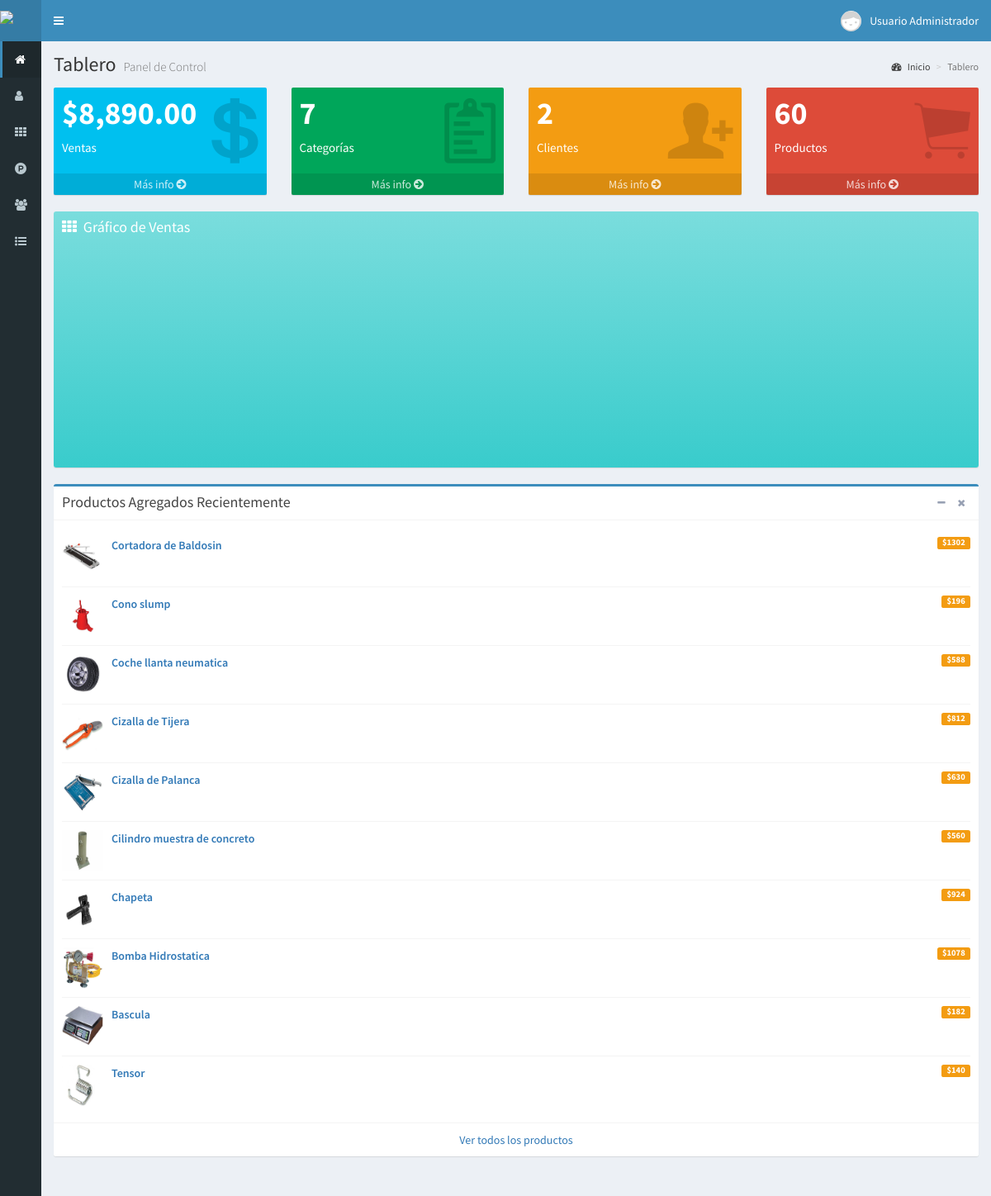
The app's page / (signed in) with its own data.
### tables this page shows
CREATE TABLE `productos` (
  `id` int(11) NOT NULL,
  `id_categoria` int(11) NOT NULL,
  `codigo` text NOT NULL,
  `descripcion` text NOT NULL,
  `imagen` text NOT NULL,
  `stock` int(11) NOT NULL,
  `precio_compra` float NOT NULL,
  `precio_venta` float NOT NULL,
  `ventas` int(11) NOT NULL,
  `fecha` timestamp NOT NULL DEFAULT current_timestamp() ON UPDATE current_timestamp()
);

### controladores/plantilla.controlador.php (called while the page is built)
<?php
class ControladorPlantilla{
	static public function ctrPlantilla(){
		include "vistas/plantilla.php";
	}
}

### index.php (called while the page is built, shortened)
<?php
require_once "controladores/plantilla.controlador.php";
require_once "controladores/usuarios.controlador.php";
require_once "controladores/categorias.controlador.php";
require_once "controladores/productos.controlador.php";
require_once "controladores/clientes.controlador.php";
require_once "controladores/ventas.controlador.php";
require_once "modelos/categorias.modelo.php";
require_once "modelos/productos.modelo.php";
require_once "modelos/clientes.modelo.php";
require_once "modelos/ventas.modelo.php";
$plantilla = new ControladorPlantilla();
$plantilla -> ctrPlantilla();

### controladores/ventas.controlador.php (called while the page is built, shortened)
<?php
class ControladorVentas{
	public function ctrSumaTotalVentas(){
		$tabla = "ventas";
		$respuesta = ModeloVentas::mdlSumaTotalVentas($tabla);
		return $respuesta;
	}
}

### modelos/conexion.php (called while the page is built)
<?php
class Conexion{
	static public function conectar(){
		$link = new PDO("mysql:host=localhost;dbname=pos",
			            "root",
			            "");
		$link->exec("set names utf8");
		return $link;
	}
}

### modelos/ventas.modelo.php (called while the page is built, shortened)
<?php
require_once "conexion.php";
class ModeloVentas{
	static public function mdlSumaTotalVentas($tabla){
		$stmt = Conexion::conectar()->prepare("SELECT SUM(neto) as total FROM $tabla");
		$stmt -> execute();
		return $stmt -> fetch();
	}
}

### controladores/categorias.controlador.php (called while the page is built, shortened)
<?php
class ControladorCategorias{
	static public function ctrMostrarCategorias($item, $valor){
		$tabla = "categorias";
		$respuesta = ModeloCategorias::mdlMostrarCategorias($tabla, $item, $valor);
		return $respuesta;
	}
}

### modelos/categorias.modelo.php (called while the page is built, shortened)
<?php
require_once "conexion.php";
class ModeloCategorias{
	static public function mdlMostrarCategorias($tabla, $item, $valor){
		if($item != null){
			$stmt = Conexion::conectar()->prepare("SELECT * FROM $tabla WHERE $item = :$item");
			$stmt -> bindParam(":".$item, $valor, PDO::PARAM_STR);
			$stmt -> execute();
			return $stmt -> fetch();
		}else{
			$stmt = Conexion::conectar()->prepare("SELECT * FROM $tabla");
			$stmt -> execute();
			return $stmt -> fetchAll();
		}
	}
}

### controladores/clientes.controlador.php (called while the page is built, shortened)
<?php
class ControladorClientes{
	static public function ctrMostrarClientes($item, $valor){
		$tabla = "clientes";
		$respuesta = ModeloClientes::mdlMostrarClientes($tabla, $item, $valor);
		return $respuesta;
	}
}

### modelos/clientes.modelo.php (called while the page is built, shortened)
<?php
require_once "conexion.php";
class ModeloClientes{
	static public function mdlMostrarClientes($tabla, $item, $valor){
		if($item != null){
			$stmt = Conexion::conectar()->prepare("SELECT * FROM $tabla WHERE $item = :$item");
			$stmt -> bindParam(":".$item, $valor, PDO::PARAM_STR);
			$stmt -> execute();
			return $stmt -> fetch();
		}else{
			$stmt = Conexion::conectar()->prepare("SELECT * FROM $tabla");
			$stmt -> execute();
			return $stmt -> fetchAll();
		}
	}
}

### controladores/productos.controlador.php (called while the page is built, shortened)
<?php
class ControladorProductos{
	static public function ctrMostrarProductos($item, $valor, $orden){
		$tabla = "productos";
		$respuesta = ModeloProductos::mdlMostrarProductos($tabla, $item, $valor, $orden);
		return $respuesta;
	}
}

### modelos/productos.modelo.php (called while the page is built, shortened)
<?php
require_once "conexion.php";
class ModeloProductos{
	static public function mdlMostrarProductos($tabla, $item, $valor, $orden){
		if($item != null){
			$stmt = Conexion::conectar()->prepare("SELECT * FROM $tabla WHERE $item = :$item ORDER BY id DESC");
			$stmt -> bindParam(":".$item, $valor, PDO::PARAM_STR);
			$stmt -> execute();
			return $stmt -> fetch();
		}else{
			$stmt = Conexion::conectar()->prepare("SELECT * FROM $tabla ORDER BY $orden DESC");
			$stmt -> execute();
			return $stmt -> fetchAll();
		}
	}
}

### vistas/modulos/inicio/productos-recientes.php (the view)
<?php
$item = null;
$valor = null;
$orden = "id";
$productos = ControladorProductos::ctrMostrarProductos($item, $valor, $orden);
 ?>
<div class="box box-primary">
  <div class="box-header with-border">
    <h3 class="box-title">Productos Agregados Recientemente</h3>
    <div class="box-tools pull-right">
      <button type="button" class="btn btn-box-tool" data-widget="collapse">
        <i class="fa fa-minus"></i>
      </button>
      <button type="button" class="btn btn-box-tool" data-widget="remove">
        <i class="fa fa-times"></i>
      </button>
    </div>
  </div>
  <div class="box-body">
    <ul class="products-list product-list-in-box">
    <?php
    for($i = 0; $i < 10; $i++){
      echo '<li class="item">
        <div class="product-img">
          <img src="'.$productos[$i]["imagen"].'" alt="Product Image">
        </div>
        <div class="product-info">
          <a href="" class="product-title">
            '.$productos[$i]["descripcion"].'
            <span class="label label-warning pull-right">$'.$productos[$i]["precio_venta"].'</span>
          </a>
       </div>
      </li>';
    }
    ?>
    </ul>
  </div>
  <div class="box-footer text-center">
    <a href="productos" class="uppercase">Ver todos los productos</a>
  </div>
</div>

### vistas/plantilla.php (shortened to what this page needs)
<!DOCTYPE html>
<html>
<head>
  <link rel="stylesheet" href="vistas/bower_components/bootstrap/dist/css/bootstrap.min.css">
  <link rel="stylesheet" href="vistas/bower_components/font-awesome/css/font-awesome.min.css">
  <link rel="stylesheet" href="vistas/bower_components/Ionicons/css/ionicons.min.css">
  <link rel="stylesheet" href="vistas/dist/css/AdminLTE.css">
  <link rel="stylesheet" href="vistas/dist/css/skins/_all-skins.min.css">
  <link rel="stylesheet" href="vistas/bower_components/datatables.net-bs/css/dataTables.bootstrap.min.css">
  <link rel="stylesheet" href="vistas/bower_components/datatables.net-bs/css/responsive.bootstrap.min.css">
  <link rel="stylesheet" href="vistas/plugins/iCheck/all.css">
  <link rel="stylesheet" href="vistas/bower_components/bootstrap-daterangepicker/daterangepicker.css">
  <link rel="stylesheet" href="vistas/bower_components/morris.js/morris.css">
</head>
<body class="hold-transition skin-blue sidebar-collapse sidebar-mini login-page">
  <?php
  if(isset($_SESSION["iniciarSesion"]) && $_SESSION["iniciarSesion"] == "ok"){
   echo '<div class="wrapper">';
    include "modulos/cabezote.php";
    include "modulos/menu.php";
    if(isset($_GET["ruta"])){
      if($_GET["ruta"] == "inicio" ||
         $_GET["ruta"] == "usuarios" ||
         $_GET["ruta"] == "categorias" ||
         $_GET["ruta"] == "productos" ||
         $_GET["ruta"] == "clientes" ||
         $_GET["ruta"] == "ventas" ||
         $_GET["ruta"] == "crear-venta" ||
         $_GET["ruta"] == "editar-venta" ||
         $_GET["ruta"] == "reportes" ||
         $_GET["ruta"] == "salir"){
        include "modulos/".$_GET["ruta"].".php";
      }else{
        include "modulos/404.php";
      }
    }else{
      include "modulos/inicio.php";
    }
    echo '</div>';
  }else{
    include "modulos/login.php";
  }
  ?>
</body>
</html>

### vistas/modulos/cabezote.php (shortened to what this page needs)
<header class="main-header">
<a href="inicio" class="logo">
	<span class="logo-mini">
		<img src="vistas/img/plantilla/icono-blanco.png" class="img-responsive" style="margin-top: 13px">
	</span>
</a>
<nav class="navbar navbar-static-top" role="navigation">
 	<a href="#" class="sidebar-toggle" data-toggle="push-menu" role="button">
     	</a>
	<div class="navbar-custom-menu">
		<ul class="nav navbar-nav">
			<li class="dropdown user user-menu">
				<a href="#" class="dropdown-toggle" data-toggle="dropdown">
				<?php
				if($_SESSION["foto"] != ""){
					echo '<img src="'.$_SESSION["foto"].'" class="user-image">';
				}else{
					echo '<img src="vistas/img/usuarios/default/anonymous.png" class="user-image">';
				}
				?>
					<span class="hidden-xs"><?php  echo $_SESSION["nombre"]; ?></span>
				</a>
			</li>
		</ul>
	</div>
</nav>
</header>

### vistas/modulos/menu.php (shortened to what this page needs)
<aside class="main-sidebar">
	 <section class="sidebar">
		<ul class="sidebar-menu">
		<?php
		if($_SESSION["perfil"] == "Administrador"){
			echo '<li class="active">
				<a href="inicio">
					<i class="fa fa-home"></i>
					<span>Inicio</span>
				</a>
			</li>
			<li>
				<a href="usuarios">
					<i class="fa fa-user"></i>
					<span>Usuarios</span>
				</a>
			</li>';
		}
		if($_SESSION["perfil"] == "Administrador" || $_SESSION["perfil"] == "Especial"){
			echo '<li>
				<a href="categorias">
					<i class="fa fa-th"></i>
					<span>Categorías</span>
				</a>
			</li>
			<li>
				<a href="productos">
					<i class="fa fa-product-hunt"></i>
					<span>Productos</span>
				</a>
			</li>';
		}
		if($_SESSION["perfil"] == "Administrador" || $_SESSION["perfil"] == "Vendedor"){
			echo '<li>
				<a href="clientes">
					<i class="fa fa-users"></i>
					<span>Clientes</span>
				</a>
			</li>';
		}
		if($_SESSION["perfil"] == "Administrador" || $_SESSION["perfil"] == "Vendedor"){
			echo '<li class="treeview">
				<a href="#">
					<i class="fa fa-list-ul"></i>
					<span>Ventas</span>
					<span class="pull-right-container">
						<i class="fa fa-angle-left pull-right"></i>
					</span>
				</a>
				<ul class="treeview-menu">
					<li>
						<a href="ventas">
							<i class="fa fa-circle-o"></i>
							<span>Administrar ventas</span>
						</a>
					</li>
					<li>
						<a href="crear-venta">
							<i class="fa fa-circle-o"></i>
							<span>Crear venta</span>
						</a>
					</li>';
				echo '</ul>
			</li>';
		}
		?>
		</ul>
	 </section>
</aside>

### vistas/modulos/inicio.php (shortened to what this page needs)
<div class="content-wrapper">
  <section class="content-header">
    <h1>
      Tablero
      <small>Panel de Control</small>
    </h1>
    <ol class="breadcrumb">
      <li><a href="inicio"><i class="fa fa-dashboard"></i> Inicio</a></li>
      <li class="active">Tablero</li>
    </ol>
  </section>
  <section class="content">
    <div class="row">
    <?php
    if($_SESSION["perfil"] =="Administrador"){
      include "inicio/cajas-superiores.php";
    }
    ?>
    </div>
     <div class="row">
        <div class="col-lg-12">
          <?php
          if($_SESSION["perfil"] =="Administrador"){
           include "reportes/grafico-ventas.php";
          }
          ?>
        </div>
         <div class="col-lg-12">
          <?php
          if($_SESSION["perfil"] =="Administrador"){
           include "inicio/productos-recientes.php";
         }
          ?>
        </div>
         <div class="col-lg-12">
         </div>
     </div>
  </section>
</div>

### vistas/modulos/inicio/cajas-superiores.php
<?php
$item = null;
$valor = null;
$orden = "id";
$controladorVentas = new ControladorVentas();
$ventas = $controladorVentas->ctrSumaTotalVentas();
$categorias = ControladorCategorias::ctrMostrarCategorias($item, $valor);
$totalCategorias = count($categorias);
$clientes = ControladorClientes::ctrMostrarClientes($item, $valor);
$totalClientes = count($clientes);
$productos = ControladorProductos::ctrMostrarProductos($item, $valor, $orden);
$totalProductos = count($productos);
?>
<div class="col-lg-3 col-xs-6">
  <div class="small-box bg-aqua">
    <div class="inner">
      <h3>$<?php echo number_format($ventas["total"], 2); ?></h3>
      <p>Ventas</p>
    </div>
    <div class="icon">
      <i class="ion ion-social-usd"></i>
    </div>
    <a href="ventas" class="small-box-footer">
      Más info <i class="fa fa-arrow-circle-right"></i>
    </a>
  </div>
</div>
<div class="col-lg-3 col-xs-6">
  <div class="small-box bg-green">
    <div class="inner">
      <h3><?php echo number_format($totalCategorias); ?></h3>
      <p>Categorías</p>
    </div>
    <div class="icon">
      <i class="ion ion-clipboard"></i>
    </div>
    <a href="categorias" class="small-box-footer">
      Más info <i class="fa fa-arrow-circle-right"></i>
    </a>
  </div>
</div>
<div class="col-lg-3 col-xs-6">
  <div class="small-box bg-yellow">
    <div class="inner">
      <h3><?php echo number_format($totalClientes); ?></h3>
      <p>Clientes</p>
    </div>
    <div class="icon">
      <i class="ion ion-person-add"></i>
    </div>
    <a href="clientes" class="small-box-footer">
      Más info <i class="fa fa-arrow-circle-right"></i>
    </a>
  </div>
</div>
<div class="col-lg-3 col-xs-6">
  <div class="small-box bg-red">
    <div class="inner">
      <h3><?php echo number_format($totalProductos); ?></h3>
      <p>Productos</p>
    </div>
    <div class="icon">
      <i class="ion ion-ios-cart"></i>
    </div>
    <a href="productos" class="small-box-footer">
      Más info <i class="fa fa-arrow-circle-right"></i>
    </a>
  </div>
</div>

### vistas/modulos/reportes/grafico-ventas.php (shortened to what this page needs)
<div class="box box-solid bg-teal-gradient">
	<div class="box-header">
 		<i class="fa fa-th"></i>
  		<h3 class="box-title">Gráfico de Ventas</h3>
	</div>
	<div class="box-body border-radius-none nuevoGraficoVentas">
		<div class="chart" id="line-chart-ventas" style="height: 250px;"></div>
  </div>
</div>

### records on screen
productos: imagen (picture), descripcion "Cortadora de Baldosin", precio_venta "1302"
productos: imagen (picture), descripcion "Cono slump", precio_venta "196"
productos: imagen (picture), descripcion "Coche llanta neumatica", precio_venta "588"
productos: imagen (picture), descripcion "Cizalla de Tijera", precio_venta "812"
productos: imagen (picture), descripcion "Cizalla de Palanca", precio_venta "630"
productos: imagen (picture), descripcion "Cilindro muestra de concreto", precio_venta "560"
productos: imagen (picture), descripcion "Chapeta", precio_venta "924"
productos: imagen (picture), descripcion "Bomba Hidrostatica", precio_venta "1078"
productos: imagen (picture), descripcion "Bascula", precio_venta "182"
productos: imagen (picture), descripcion "Tensor", precio_venta "140"

### other values on screen
$_SESSION["nombre"] "Usuario Administrador"
$ventas["total"] "8,890.00"
$totalCategorias "7"
$totalClientes "2"
$totalProductos "60"
